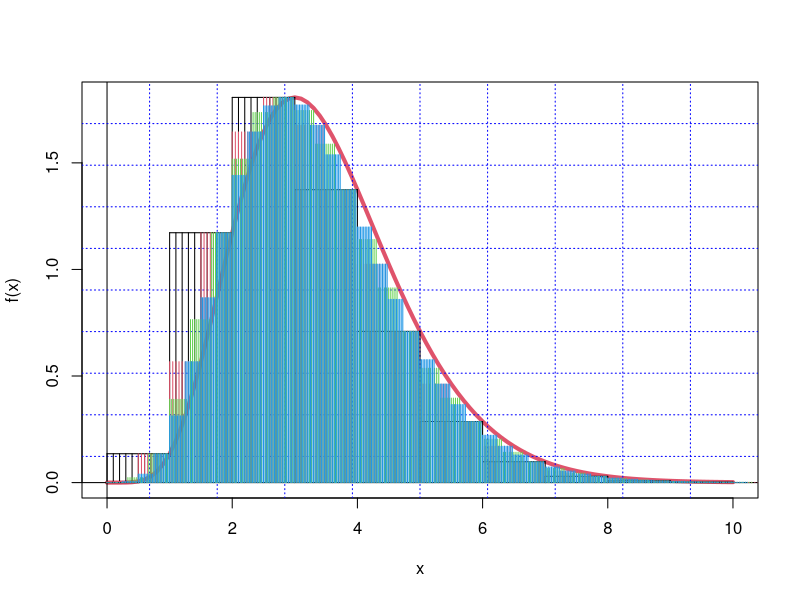

Source code (R):
#Función segments : Para crear segmentos de recta
a<-0
b<-10
f<-function(x){x^6*exp(-2*x)}
curve(f,a,b,col=2,lwd=4)
abline(h=0,v=0)
grid(nx=10,col="blue",lty = "dotted")

delta1<-1
delta2<-1/2
w<-seq(a,b,delta1)
z<-w+delta1
segments(z,0,z,f(z),col=1,lwd = 1)
for (i in 1:10){
  segments(z-i*delta1/10,0,z-i*delta1/10,f(z),col=1,lwd=1)
}
segments(w,f(z),z,f(z),col=1,lwd = 1)

delta1<-1/2
w<-seq(a,b,delta1)
z<-w+delta1
for (i in 1:10){
  segments(z-i*delta1/10,0,z-i*delta1/10,f(z),col=2,lwd=1)
}
delta1<-1/3
w<-seq(a,b,delta1)
z<-w+delta1
for (i in 1:10){
  segments(z-i*delta1/10,0,z-i*delta1/10,f(z),col=3,lwd=1)
}

delta1<-1/4
w<-seq(a,b,delta1)
z<-w+delta1
for (i in 1:10){
  segments(z-i*delta1/10,0,z-i*delta1/10,f(z),col=4,lwd=1)
}